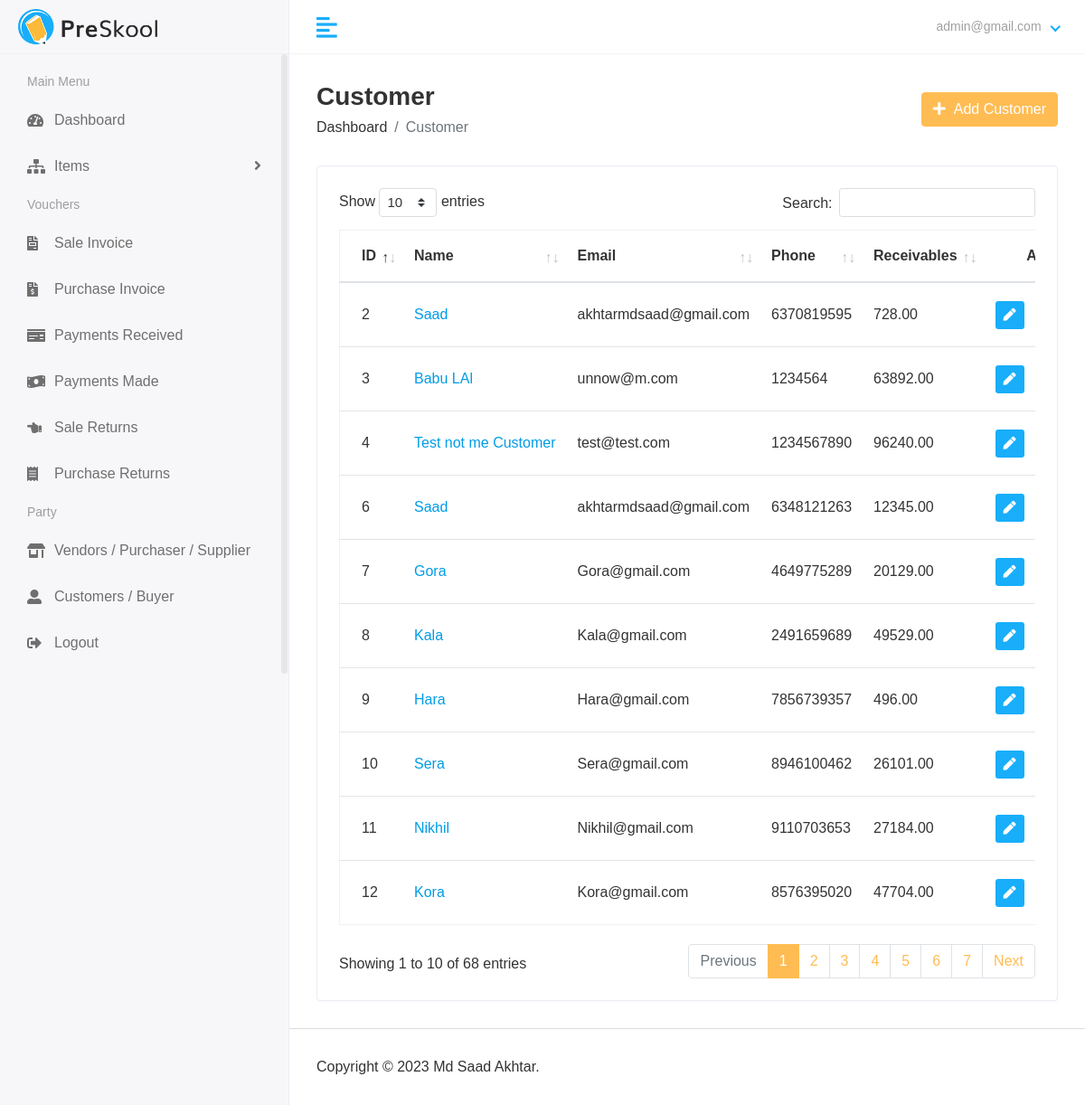
The page /finance/view_customers/ (signed in) on the database as committed earlier.
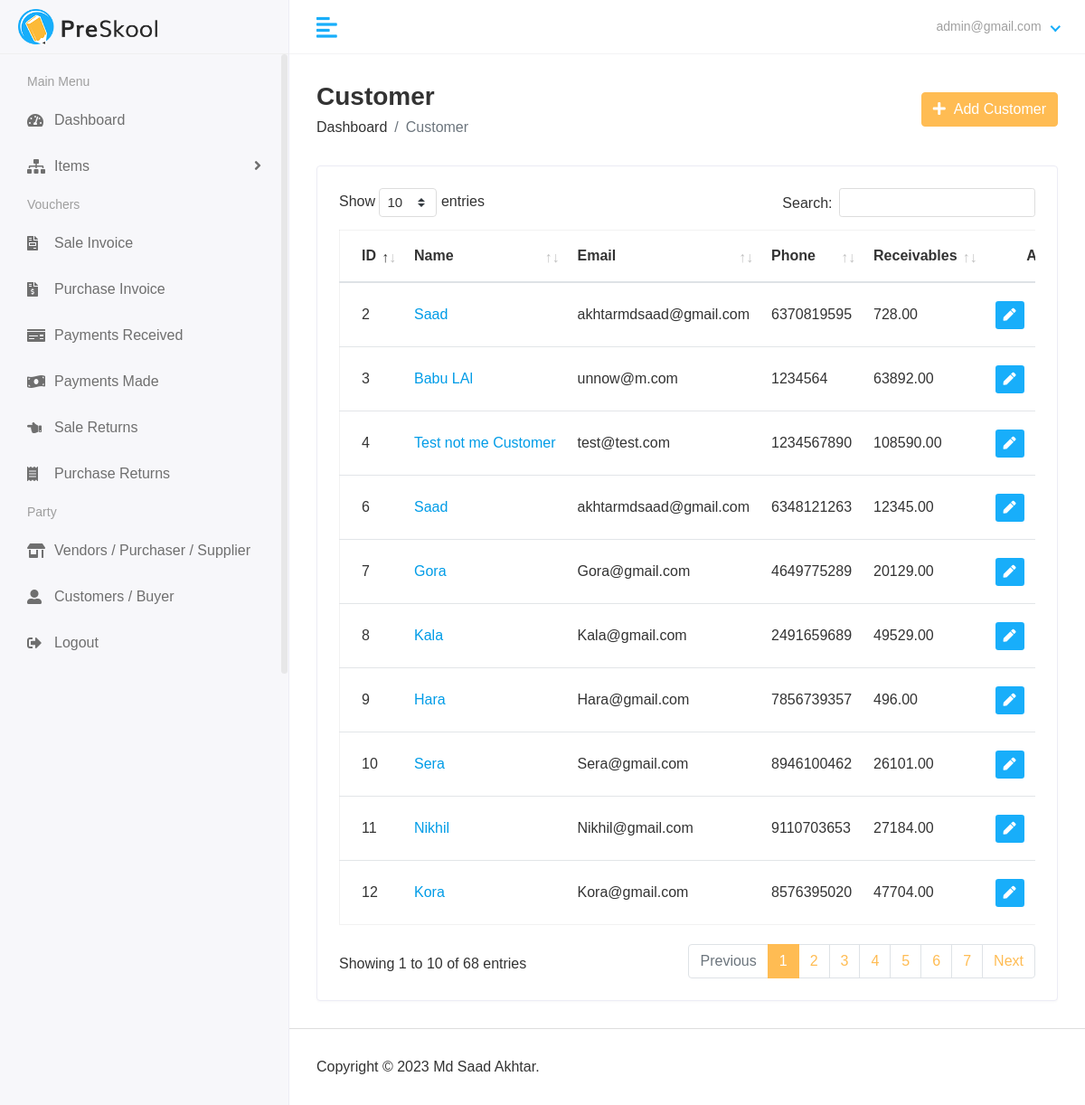
The same page on the database as committed later.
### finance/models.py (models this page shows, shortened)
class Customer(models.Model):
    name = models.CharField(_("name"), max_length=50)
    email = models.EmailField(_("email"), max_length=254,null=True)
    phone = models.CharField(_("phone"), max_length=50, null=True)
    address = models.TextField()
    state = models.IntegerField(choices=STATES,default=1)
    gstin = models.CharField(_("gstin"), max_length=15,null=True)
    pancard = models.CharField(_("pancard"), max_length=15,null=True)
    save_last_rate = models.IntegerField(choices=YES_NO,default=2)
    current_balance = models.DecimalField(max_digits=10, decimal_places=2,default=decimal.Decimal(0))
    created_at = models.DateTimeField(auto_now_add=True,null = True)
    updated_at = models.DateTimeField(auto_now_add=True,null = True)
    changed_by_user = models.ForeignKey(CustomUser,on_delete=models.PROTECT,null=True)

### finance/views.py (the view)
# urls.py: path('view_customers/',views.view_customers,name="view_customers"),
@login_required(login_url="account_login")
def view_customers(request):
    if not request.user.has_perm('finance.view_customer'):
        return HttpResponse("Permission Error. Sorry You are not authorised to visit this page")
    customers = Customer.objects.all()
    return render(request,"hod/view_customer.html",{
        "customers":customers
    })

### accounts/models.py (called while the page is built)
    def __str__(self):
        return self.email

### finance/templates/hod/view_customer.html (shortened to what this page needs)
{% extends 'base.html' %}
{% block content %}
<div class="main-wrapper">
  <div class="page-wrapper">
    <div class="content container-fluid">
      <div class="page-header">
        <div class="row align-items-center">
          <div class="col">
            <h3 class="page-title">Customer</h3>
            <ul class="breadcrumb">
              <li class="breadcrumb-item">
                <a href="{% url 'finance_dashboard' %}">Dashboard</a>
              </li>
              <li class="breadcrumb-item active">Customer</li>
            </ul>
          </div>
          <div class="col-auto text-right float-right ml-auto">
            <a href="{% url 'add_customers' %}" class="btn btn-primary"
              ><i class="fas fa-plus"></i> &nbsp;Add Customer
            </a>
          </div>
        </div>
      </div>
      <div class="row">
        <div class="col-sm-12">
          <div class="card card-table">
            <div class="card-body">
              <div class="table-responsive">
                <table id="table_id" class="table table-hover table-center mb-0">
                    <thead>
                      <tr>
                        <th>ID</th>
                        <th>Name</th>
                        <th>Email</th>
                        <th>Phone</th>
                        <th>Receivables</th>
                        <th class="text-right">Action</th>
                      </tr>
                    </thead>
                    <tbody>
                      {% for i in customers %}
                      <tr>
                        <td>{{i.id}}</td>
                        <td><a href="{% url 'view_customers_id' i.id %}">{{i.name}}</a></td>
                        <td>{{i.email}}</td>
                        <td>{{i.phone}}
                        </td>
                        <td>{{i.current_balance}}</td>
                        <td class="text-right">
                          <div class="actions">
                            <a
                              href="{% url 'edit_customer' i.id %}"
                              class="btn btn-sm bg-success-light mr-2"
                            >
                              <i class="fas fa-pen"></i>
                            </a>
                          </div>
                        </td>
                      </tr>
                      {% endfor %}
                    </tbody>
                  </table>
              </div>
            </div>
          </div>
        </div>
      </div>
    </div>
    {% endblock content %}

Rows that differ between the two databases and show on the page:
changed Customer "Test not me Customer": current_balance "96240.00" → "108590.00"
